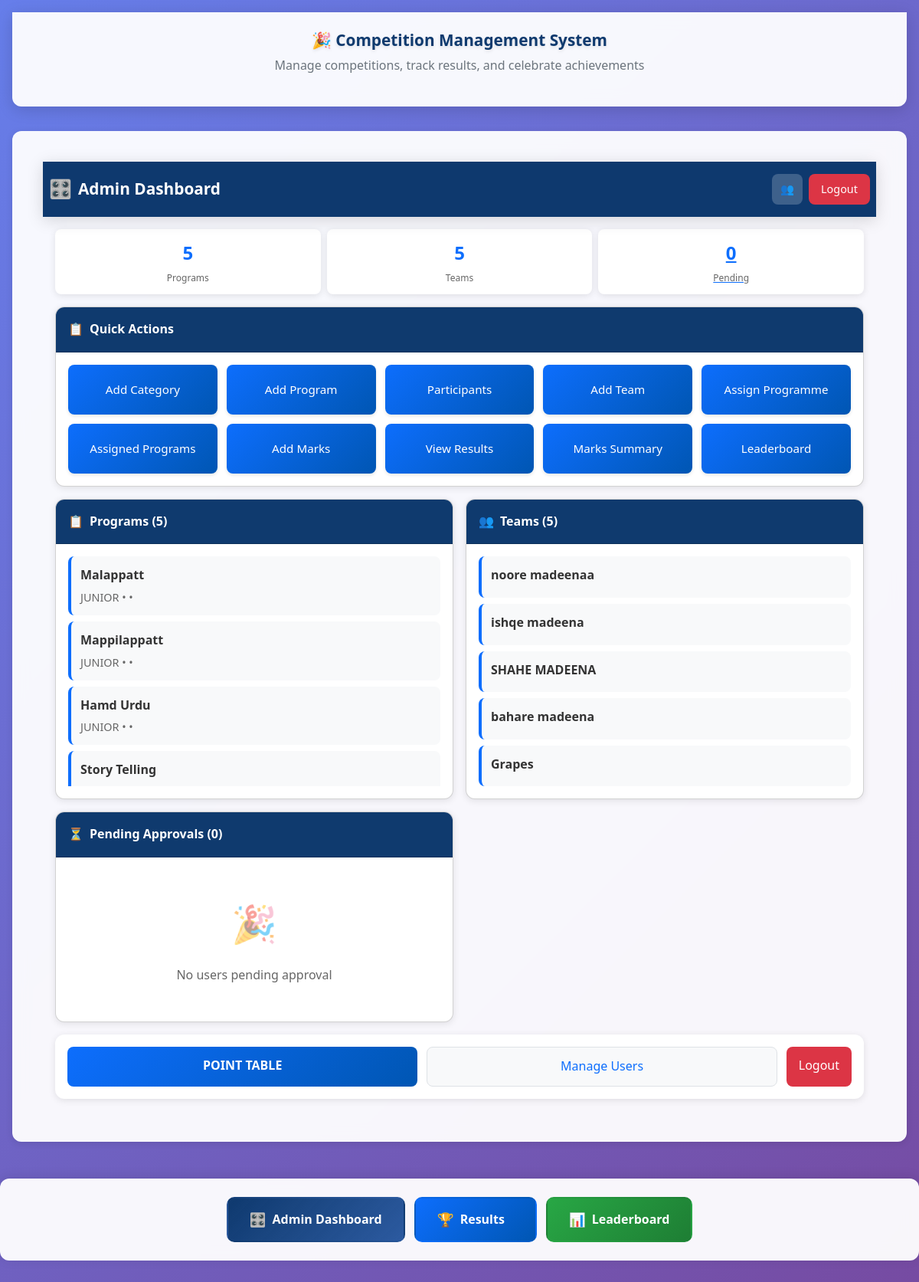
Before: /admin_dashboard/ (signed in) with the older database file.
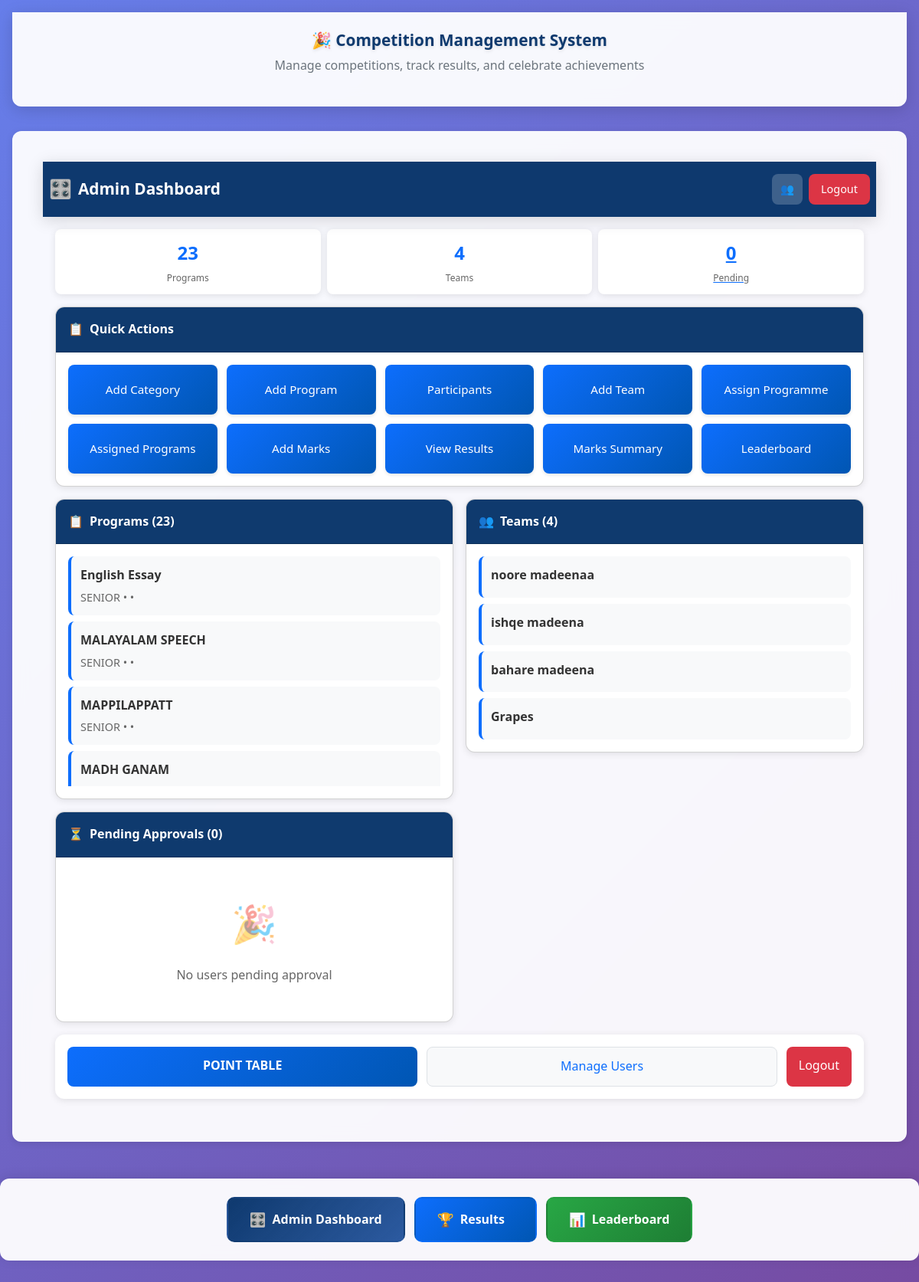
After: the same page with the newer database file.
### core/models.py (models this page shows, shortened)
class Program(models.Model):
    name = models.CharField(max_length=100)
    category = models.ForeignKey(Category, on_delete=models.CASCADE)

class Category(models.Model):
    name = models.CharField(max_length=100)

class Team(models.Model):
    user = models.OneToOneField(User, on_delete=models.CASCADE)
    name = models.CharField(max_length=100)
    total_points = models.IntegerField(default=0)

### core/views.py (the view)
# urls.py: path('admin_dashboard/', views.dashboard_admin, name='dashboard_admin'),
@login_required
def dashboard_admin(request):
    programs = Program.objects.all()
    teams = Team.objects.all()
    pending_users = User.objects.filter(is_approved=False, is_superuser=False)
    context = {
        'programs': programs,
        'teams': teams,
        'pending_users': pending_users,
    }
    return render(request, 'dashboard_admin.html', context)

### templates/dashboard_admin.html (shortened to what the changed rows need)
{% extends 'base.html' %}
{% block content %}
<div class="mobile-header">
  <div class="header-content">
    <div class="logo-section">
      <h1 class="admin-title">Admin Dashboard</h1>
    </div>
  </div>
</div>
<div class="main-container">
  <div class="stats-bar">
    <div class="stat-item">
      <div class="stat-number">{{ programs|length }}</div>
      <div class="stat-label">Programs</div>
    </div>
    <div class="stat-item">
      <div class="stat-number">{{ teams|length }}</div>
      <div class="stat-label">Teams</div>
    </div>
  </div>
  <div class="dashboard-grid">
    <div class="card">
      <div class="card-header">
        <span>📋</span>
        <span>Programs ({{ programs|length }})</span>
      </div>
      <div class="card-body">
        <div class="list-container">
          {% for program in programs %}
          <div class="list-item">
            <div class="list-item-title">{{ program.name }}</div>
            <div class="list-item-subtitle">{{ program.category.name }} • {{ program.stage }} • {{ program.schedule_time }}</div>
          </div>
          {% empty %}
          <div class="empty-state">
            <div class="empty-state-icon">📋</div>
            <div>No programs available</div>
          </div>
          {% endfor %}
        </div>
      </div>
    </div>
    <div class="card">
      <div class="card-header">
        <span>👥</span>
        <span>Teams ({{ teams|length }})</span>
      </div>
      <div class="card-body">
        <div class="list-container">
          {% for team in teams %}
          <div class="list-item">
            <div class="list-item-title">{{ team.name }}</div>
          </div>
          {% empty %}
          <div class="empty-state">
            <div class="empty-state-icon">👥</div>
            <div>No teams created yet</div>
          </div>
          {% endfor %}
        </div>
      </div>
    </div>
  </div>
</div>
{% endblock %}

Changed rows visible on the page:
removed Program: name "Malappatt", category.name "JUNIOR"
removed Program: name "Mappilappatt", category.name "JUNIOR"
removed Program: name "Hamd Urdu", category.name "JUNIOR"
removed Program: name "Story Telling"
removed Team: name "SHAHE MADEENA"
now on this page (row unchanged): Program: name "English Essay", category.name "SENIOR"
added Program: name "MALAYALAM SPEECH", category.name "SENIOR"
added Program: name "MAPPILAPPATT", category.name "SENIOR"
added Program: name "MADH GANAM"
Other visible differences:
{{ programs|length }}: "5" → "23"
{{ teams|length }}: "5" → "4"
